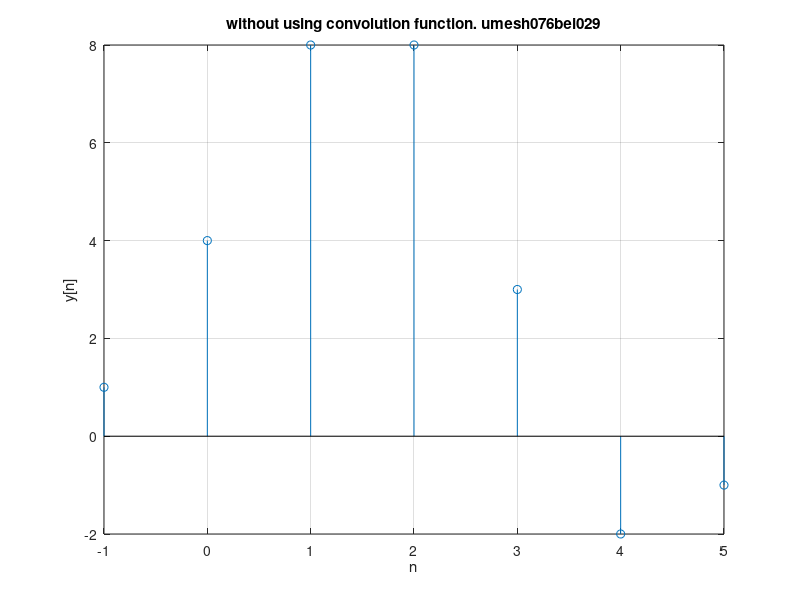

Recreate this plot in MATLAB.
%two discrete signals are given as h[n] ={1,(2),1,-1}
%x[n]={(1).2,3,1}. plot these two signals
% a without using convolution function
% b with convolution function

clc; close all; clear all;
h=[1 2 1 -1];
nh=[-1 0 1 2 ];
x=[1 2 3 1];
nx=[0 1 2 3];
X=[x, zeros(1,length(h))];
H=[h, zeros(1, length(x))];
n1=length(x);
n2=length(h);

for n=  1:n1+n2-1
    y(n)=0;
    for k=1:n1
        if((n-k+1)>0)
            y(n)=y(n) +X(k)*H(n-k+1);
        end
    end
end
n=min(nh)+min(nx):max(nh)+max(nx);
stem(n,y);
xlabel('n'); ylabel('y[n]');
title('without using convolution function. umesh076bei029')
grid on;
clear all;
